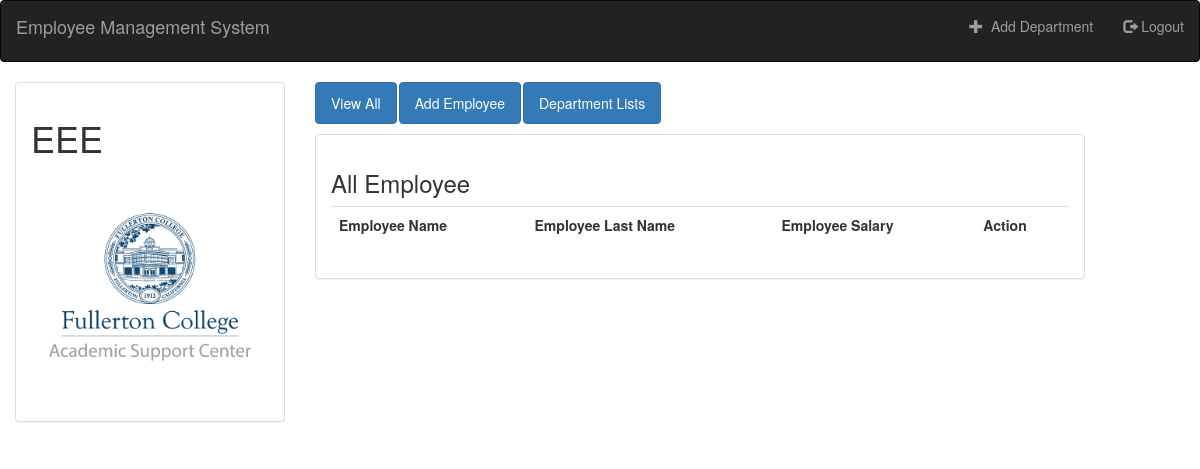
The app's page /deptapp/detail/6/ with its own data.
### deptapp/models.py (models this page shows, shortened)
class Department(models.Model):
    deptname = models.CharField(max_length=50, unique=True, blank=False)
    dept_logo = models.FileField(upload_to='documents/', blank=True)

### deptapp/views.py (the view)
# urls.py: url(r'^detail/(?P<dept_id>[0-9]+)/', views.detail_dept, name='detail_dept'),
def detail_dept(request, dept_id):
    dept = get_object_or_404(Department, pk=dept_id)
    return render(request, 'deptapp/detail.html', {'dept': dept})

### deptapp/templates/deptapp/detail.html (shortened to what this page needs)
{% extends 'deptapp/base.html' %}
{% block body %}
    <div class="container-fluid ">
        <div class="row">
            <div class="col-sm-4 col-md-3">
                <div class="panel panel-default">
                    <div class="panel-body">
                        <h1> {{ dept.deptname }}</h1>
                        <a href="{% url 'deptapp:detail_dept' dept.id %}">
                            <img src="{{ dept.dept_logo.url }}" class="img-responsive">
                        </a>
                    </div>
                </div>
            </div>
            <div class="col-sm-8">
                <ul class="nav nav-pills" style="margin-bottom: 10px;">
                    <li role="presentation" class="active"><a href="{% url 'deptapp:detail_dept' dept.id %}" class="btn btn-primary">View All</a></li>
                    <li role="presentation"><a href="{% url 'deptapp:add_emp' dept.id %}" class="btn btn-primary">Add Employee</a></li>
                    <li role="presentation"><a href="{% url 'deptapp:home'  %}" class="btn btn-primary">Department Lists</a></li>
                </ul>
                <div class="panel panel-default">
                    <div class="panel-body">
                        <h3> All Employee</h3>
                        <table class="table">
                            <thread>
                                <tr>
                                    <th>Employee Name</th>
                                    <th>Employee Last Name</th>
                                    <th>Employee Salary</th>
                                    <th>Action</th>
                                </tr>
                            </thread>
                        </table>
                    </div>
                </div>
            </div>
        </div>
        </div>
{% endblock %}

### records on screen
Department: deptname "EEE", dept_logo (picture)
